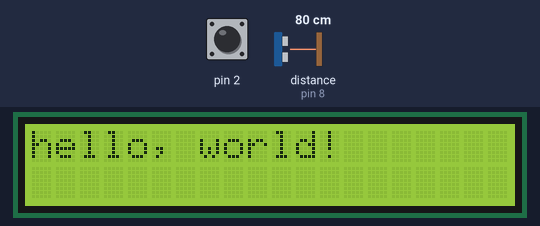
Bench run of a sketch on a simulated Arduino Uno, built with avr-gcc and run on an emulated ATmega328P. On the bench: 20×2 character LCD. The test bench sets the inputs (shaded band); at power-on: pin 2 HIGH, distance to the obstacle (sensor on pin 8) 80 cm. The echo pulse lasts 58.3 µs per cm.

Above: at 1.2 s.
1.3 s: pin 2 pulled LOW for 0.15 s
At 1.6 s:
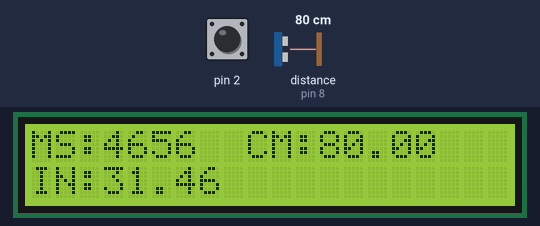
Timing chart, 0 to 4.3 s (numbered marks = the images above; inputs shaded):
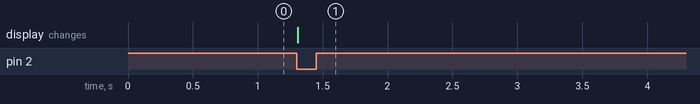

Measured:
- after the input at 1.3 s, the display: changes at once (image 1)

The sketch:

CP02.ino
```cpp
#include <LiquidCrystal.h>
#include <Ultrasonic.h>
LiquidCrystal lcd(12,11,9,3,4,5);
#define TRIGGER_PIN 13
#define ECHO_PIN 8
Ultrasonic ultrasonic(TRIGGER_PIN, ECHO_PIN);


void setup()
{
  Serial.begin(9600);
  pinMode(2,INPUT_PULLUP);
  attachInterrupt(0,int0,LOW);
    lcd.begin(20, 2);
  lcd.print("hello, world!");
}
void loop() {


}
void int0()
{

    float cmMsec, inMsec;
long microsec = ultrasonic.timing();
cmMsec = ultrasonic.convert(microsec, Ultrasonic::CM); // 計算距離，單位: 公分
inMsec = ultrasonic.convert(microsec, Ultrasonic::IN); // 計算距離，單位: 英吋
lcd.setCursor (0,0);
  lcd.print ("MS:");
  lcd.print(microsec);
  lcd.print ("  CM:");
  lcd.print(cmMsec);
   lcd.setCursor (0,1);
  lcd.print ("IN:");
  lcd.print(inMsec);
  delay(900);

}
```

Ultrasonic.h.ino
```cpp
/*
 * Ultrasonic.h - Library for HC-SR04 Ultrasonic Sensing Module.
 *
 * With ideas from:
 *   Created by ITead studio. Alex, Apr 20, 2010.
 *   iteadstudio.com
 *
 * SVN Keywords
 * ----------------------------------
 * $Author: cnobile $
 * $Date: 2011-12-07 21:49:14 -0500 (Wed, 07 Dec 2011) $
 * $Revision: 38 $
 * ----------------------------------
 *
 * Thank you to Rowan Simms for pointing out the change in header name with
 * Arduino version 1.0 and up.
 *
 */

#ifndef ULTRASONIC_H
#define ULTRASONIC_H

#include <stddef.h>

#if defined(ARDUINO) && ARDUINO >= 100
  #include <Arduino.h>
#else
  #include <WProgram.h>
#endif

// Undefine COMPILE_STD_DEV if you don't want Standard Deviation.
#define COMPILE_STD_DEV


typedef struct bufferCtl
    {
    float *pBegin;
    float *pIndex;
    size_t length;
    bool filled;
    } BufCtl;

class Ultrasonic
    {
    public:
    Ultrasonic(int tp, int ep);
    long timing();
    float convert(long microsec, int metric);
    void setDivisor(float value, int metric);
    static const int IN = 0;
    static const int CM = 1;

#ifdef COMPILE_STD_DEV
    bool sampleCreate(size_t size, ...);
    void sampleClear();
    float unbiasedStdDev(float value, size_t bufNum);
#endif // COMPILE_STD_DEV

    private:
    int _trigPin;
    int _echoPin;
    float _cmDivisor;
    float _inDivisor;

#ifdef COMPILE_STD_DEV
    size_t _numBufs;
    BufCtl *_pBuffers;
    void _sampleUpdate(BufCtl *buf, float msec);
    void _freeBuffers();
#endif // COMPILE_STD_DEV
    };

#endif // ULTRASONIC_H
```
